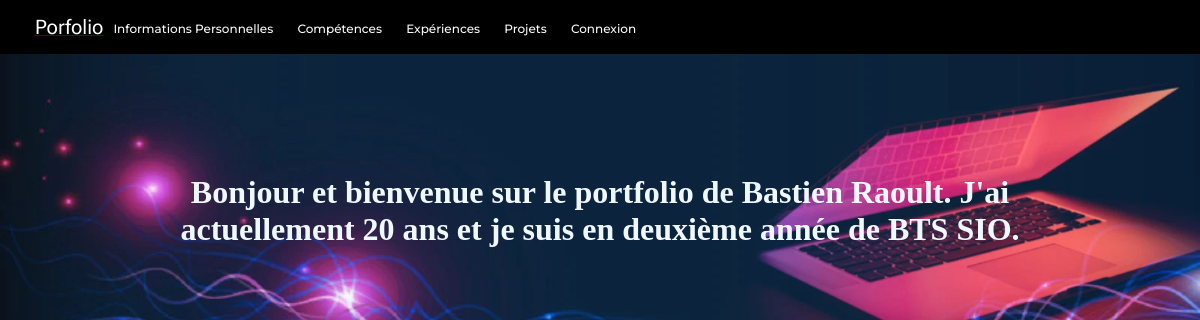
The page / on the database its author committed.
### tables this page shows
CREATE TABLE "infos_perso" (
	"id"	INTEGER NOT NULL UNIQUE,
	"surname"	TEXT NOT NULL UNIQUE,
	"name"	TEXT NOT NULL UNIQUE,
	"date_of_birth"	TEXT NOT NULL UNIQUE,
	"place of birth"	TEXT NOT NULL UNIQUE,
	"email"	TEXT NOT NULL UNIQUE,
	"address"	TEXT NOT NULL UNIQUE,
	"number"	INTEGER NOT NULL UNIQUE,
	"activity"	TEXT NOT NULL UNIQUE,
	"activities_outside_of_studies"	TEXT,
	PRIMARY KEY("id" AUTOINCREMENT)
);

### models/BDD.php (called while the page is built, shortened)
<?php
require dirname(__FILE__)."/BDDProjectTrait.php";
class BDD
{
    private static $_instance;
    private static string $cheminDeLaBDD = '../data/database.db';
    private static string $cheminDeLaBDDAdmin = '../../data/database.db';
    public static function instance()
    {
        if (is_null(self::$_instance)) {
            self::$_instance = new BDD();
        }
        return self::$_instance;
    }
    public function __construct()
    {
        if($_SERVER['REQUEST_URI'] == '/' || $_SERVER['REQUEST_URI'] == '/index.php' || $_SERVER['REQUEST_URI'] == '/login.php'|| $_SERVER['REQUEST_URI'] == '/project.php' || $_SERVER['REQUEST_URI'] == '/skill.php' || $_SERVER['REQUEST_URI'] == '/experience.php' || $_SERVER['REQUEST_URI'] == '/personalInformations.php' || $_SERVER['REQUEST_URI'] == '/controle_identification.php' || $_SERVER['REQUEST_URI'] == '/skill.php' || $_SERVER['REQUEST_URI'] == '/cv.php' || $_SERVER['REQUEST_URI'] == '/detail_project.php?id=1' || $_SERVER['REQUEST_URI'] == '/detail_project.php?id=2' || $_SERVER['REQUEST_URI'] == '/detail_project.php?id=3' || $_SERVER['REQUEST_URI'] == '/detail_project.php?id=4'){
            $this->bdd = new PDO('sqlite:' . BDD::$cheminDeLaBDD);
        }
        else{
            $this->bdd = new PDO('sqlite:' . BDD::$cheminDeLaBDDAdmin);
        }
    }
}
?>

### models/BDDProjectTrait.php (called while the page is built, shortened)
<?php
trait BDDProjectTrait
{
public function recupInfoPerso()
    {
        $requete = "SELECT * FROM infos_perso";
        $resultats = $this->bdd->query($requete);
        $infos = [];
        if ($resultats) {
            while ($res = $resultats->fetchAll(PDO::FETCH_ASSOC)) {
                $infos = $res;
            }
        }
        return $infos;
    }
}
?>

### public_html/index.php (the view, shortened to what this page needs)
<?php
require('../models/BDD.php');
$bdd = BDD::instance();
$infos_perso = $bdd->recupInfoPerso();
?>
<!Doctype html>
<html>
<head>
    <link rel="stylesheet" href="css/index.css">
    <link rel="stylesheet" href="css/nav.css" />
</head>
<body>
    <header>
        <?php require('navbar.php'); ?>
    </header>
    <div class="info_perso">
        <?php foreach ($infos_perso as $p): ?>
            <h1 style="font-size:4  vw;">Bonjour et bienvenue sur le portfolio de
                <?php echo $p['surname'] . ' ' . $p["name"] ?>. J'ai actuellement
                20 ans et je suis en
                <?php echo $p['activity'] ?>.
            </h1>
        <?php endforeach; ?>
    </div>
</body>
</html>

### public_html/css/index.css (style rules this page uses)
header { background-color: black; }
body { background-image: url('../img/background/accueil.webp'); background-size: cover; background-position: center; }
h1 { animation-duration: 2s; animation-name: apparition; font-family: Imperial Script; font-style: normal; text-align: center; color: aliceblue; margin-left: 10%; margin-right: 10%; margin-top: 10%; font-size: 4vh; }

### public_html/css/nav.css (style rules this page uses)
body { font-family: Montserrat, Helvetica, sans-serif; }

### rows shown on the page
infos_perso: surname "Bastien", name "Raoult", activity "deuxième année de BTS SIO"
